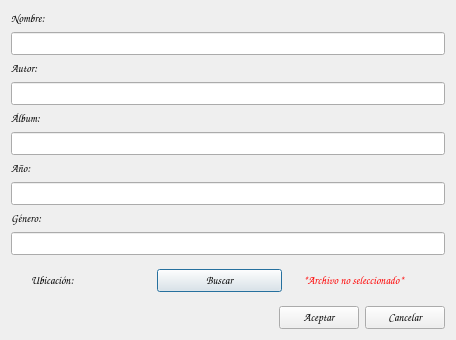
<?xml version="1.0" encoding="UTF-8"?>
<ui version="4.0">
 <class>setMetadata</class>
 <widget class="QDialog" name="setMetadata">
  <property name="geometry">
   <rect>
    <x>0</x>
    <y>0</y>
    <width>456</width>
    <height>340</height>
   </rect>
  </property>
  <property name="minimumSize">
   <size>
    <width>456</width>
    <height>340</height>
   </size>
  </property>
  <property name="maximumSize">
   <size>
    <width>456</width>
    <height>340</height>
   </size>
  </property>
  <property name="font">
   <font>
    <family>Comic Sans MS</family>
    <pointsize>8</pointsize>
    <weight>50</weight>
    <italic>false</italic>
    <bold>false</bold>
   </font>
  </property>
  <property name="windowTitle">
   <string>Añadir</string>
  </property>
  <property name="styleSheet">
   <string notr="true">font: 8pt &quot;Comic Sans MS&quot;;</string>
  </property>
  <layout class="QVBoxLayout" name="verticalLayout_6">
   <item>
    <layout class="QVBoxLayout" name="verticalLayout">
     <item>
      <widget class="QLabel" name="name">
       <property name="font">
        <font>
         <family>Comic Sans MS</family>
         <pointsize>8</pointsize>
         <weight>50</weight>
         <italic>false</italic>
         <bold>false</bold>
        </font>
       </property>
       <property name="text">
        <string>Nombre:</string>
       </property>
      </widget>
     </item>
     <item>
      <widget class="QLineEdit" name="nameInput"/>
     </item>
    </layout>
   </item>
   <item>
    <layout class="QVBoxLayout" name="verticalLayout_2">
     <item>
      <widget class="QLabel" name="author">
       <property name="font">
        <font>
         <family>Comic Sans MS</family>
         <pointsize>8</pointsize>
         <weight>50</weight>
         <italic>false</italic>
         <bold>false</bold>
        </font>
       </property>
       <property name="text">
        <string>Autor:</string>
       </property>
      </widget>
     </item>
     <item>
      <widget class="QLineEdit" name="authorInput"/>
     </item>
    </layout>
   </item>
   <item>
    <layout class="QVBoxLayout" name="verticalLayout_3">
     <item>
      <widget class="QLabel" name="album">
       <property name="font">
        <font>
         <family>Comic Sans MS</family>
         <pointsize>8</pointsize>
         <weight>50</weight>
         <italic>false</italic>
         <bold>false</bold>
        </font>
       </property>
       <property name="text">
        <string>Álbum:</string>
       </property>
      </widget>
     </item>
     <item>
      <widget class="QLineEdit" name="albumInput"/>
     </item>
    </layout>
   </item>
   <item>
    <layout class="QVBoxLayout" name="verticalLayout_4">
     <item>
      <widget class="QLabel" name="year">
       <property name="font">
        <font>
         <family>Comic Sans MS</family>
         <pointsize>8</pointsize>
         <weight>50</weight>
         <italic>false</italic>
         <bold>false</bold>
        </font>
       </property>
       <property name="text">
        <string>Año:</string>
       </property>
      </widget>
     </item>
     <item>
      <widget class="QLineEdit" name="yearInput"/>
     </item>
    </layout>
   </item>
   <item>
    <layout class="QVBoxLayout" name="verticalLayout_5">
     <item>
      <widget class="QLabel" name="type">
       <property name="font">
        <font>
         <family>Comic Sans MS</family>
         <pointsize>8</pointsize>
         <weight>50</weight>
         <italic>false</italic>
         <bold>false</bold>
        </font>
       </property>
       <property name="text">
        <string>Género:</string>
       </property>
      </widget>
     </item>
     <item>
      <widget class="QLineEdit" name="typeInput"/>
     </item>
    </layout>
   </item>
   <item>
    <layout class="QHBoxLayout" name="horizontalLayout_7">
     <item>
      <spacer name="horizontalSpacer_13">
       <property name="orientation">
        <enum>Qt::Horizontal</enum>
       </property>
       <property name="sizeType">
        <enum>QSizePolicy::Preferred</enum>
       </property>
       <property name="sizeHint" stdset="0">
        <size>
         <width>20</width>
         <height>20</height>
        </size>
       </property>
      </spacer>
     </item>
     <item>
      <widget class="QLabel" name="path_2">
       <property name="font">
        <font>
         <family>Comic Sans MS</family>
         <pointsize>8</pointsize>
         <weight>50</weight>
         <italic>false</italic>
         <bold>false</bold>
        </font>
       </property>
       <property name="text">
        <string>Ubicación:</string>
       </property>
      </widget>
     </item>
     <item>
      <spacer name="horizontalSpacer_14">
       <property name="orientation">
        <enum>Qt::Horizontal</enum>
       </property>
       <property name="sizeHint" stdset="0">
        <size>
         <width>40</width>
         <height>20</height>
        </size>
       </property>
      </spacer>
     </item>
     <item>
      <layout class="QHBoxLayout" name="horizontalLayout">
       <item>
        <widget class="QPushButton" name="setPath">
         <property name="minimumSize">
          <size>
           <width>125</width>
           <height>0</height>
          </size>
         </property>
         <property name="font">
          <font>
           <family>Comic Sans MS</family>
           <pointsize>8</pointsize>
           <weight>50</weight>
           <italic>false</italic>
           <bold>false</bold>
          </font>
         </property>
         <property name="text">
          <string>Buscar</string>
         </property>
        </widget>
       </item>
       <item>
        <spacer name="horizontalSpacer_3">
         <property name="orientation">
          <enum>Qt::Horizontal</enum>
         </property>
         <property name="sizeType">
          <enum>QSizePolicy::Expanding</enum>
         </property>
         <property name="sizeHint" stdset="0">
          <size>
           <width>15</width>
           <height>20</height>
          </size>
         </property>
        </spacer>
       </item>
       <item>
        <widget class="QLabel" name="pathLabel">
         <property name="palette">
          <palette>
           <active>
            <colorrole role="WindowText">
             <brush brushstyle="SolidPattern">
              <color alpha="255">
               <red>255</red>
               <green>0</green>
               <blue>0</blue>
              </color>
             </brush>
            </colorrole>
           </active>
           <inactive>
            <colorrole role="WindowText">
             <brush brushstyle="SolidPattern">
              <color alpha="255">
               <red>255</red>
               <green>0</green>
               <blue>0</blue>
              </color>
             </brush>
            </colorrole>
           </inactive>
           <disabled>
            <colorrole role="WindowText">
             <brush brushstyle="SolidPattern">
              <color alpha="255">
               <red>120</red>
               <green>120</green>
               <blue>120</blue>
              </color>
             </brush>
            </colorrole>
           </disabled>
          </palette>
         </property>
         <property name="font">
          <font>
           <family>Comic Sans MS</family>
           <pointsize>8</pointsize>
           <weight>50</weight>
           <italic>false</italic>
           <bold>false</bold>
          </font>
         </property>
         <property name="whatsThis">
          <string>&lt;html&gt;&lt;head/&gt;&lt;body&gt;&lt;p&gt;No se ha seleccionado ningún archivo. &lt;/p&gt;&lt;p&gt;Si no se selecciona ningún archivo, solo se organizará, pero no será posible reproducirlo.&lt;/p&gt;&lt;/body&gt;&lt;/html&gt;</string>
         </property>
         <property name="text">
          <string>*Archivo no seleccionado*</string>
         </property>
        </widget>
       </item>
       <item>
        <spacer name="horizontalSpacer_15">
         <property name="orientation">
          <enum>Qt::Horizontal</enum>
         </property>
         <property name="sizeHint" stdset="0">
          <size>
           <width>40</width>
           <height>20</height>
          </size>
         </property>
        </spacer>
       </item>
      </layout>
     </item>
    </layout>
   </item>
   <item>
    <layout class="QHBoxLayout" name="horizontalLayout_9">
     <item>
      <spacer name="horizontalSpacer_2">
       <property name="orientation">
        <enum>Qt::Horizontal</enum>
       </property>
       <property name="sizeHint" stdset="0">
        <size>
         <width>40</width>
         <height>20</height>
        </size>
       </property>
      </spacer>
     </item>
     <item>
      <widget class="QPushButton" name="acceptButton_2">
       <property name="font">
        <font>
         <family>Comic Sans MS</family>
         <pointsize>8</pointsize>
         <weight>50</weight>
         <italic>false</italic>
         <bold>false</bold>
        </font>
       </property>
       <property name="text">
        <string>Aceptar</string>
       </property>
      </widget>
     </item>
     <item>
      <widget class="QPushButton" name="cancelButton_2">
       <property name="font">
        <font>
         <family>Comic Sans MS</family>
         <pointsize>8</pointsize>
         <weight>50</weight>
         <italic>false</italic>
         <bold>false</bold>
        </font>
       </property>
       <property name="text">
        <string>Cancelar</string>
       </property>
      </widget>
     </item>
    </layout>
   </item>
  </layout>
 </widget>
 <resources/>
 <connections>
  <connection>
   <sender>acceptButton_2</sender>
   <signal>clicked()</signal>
   <receiver>setMetadata</receiver>
   <slot>accept()</slot>
   <hints>
    <hint type="sourcelabel">
     <x>329</x>
     <y>313</y>
    </hint>
    <hint type="destinationlabel">
     <x>248</x>
     <y>311</y>
    </hint>
   </hints>
  </connection>
  <connection>
   <sender>cancelButton_2</sender>
   <signal>clicked()</signal>
   <receiver>setMetadata</receiver>
   <slot>reject()</slot>
   <hints>
    <hint type="sourcelabel">
     <x>396</x>
     <y>321</y>
    </hint>
    <hint type="destinationlabel">
     <x>450</x>
     <y>301</y>
    </hint>
   </hints>
  </connection>
 </connections>
</ui>
